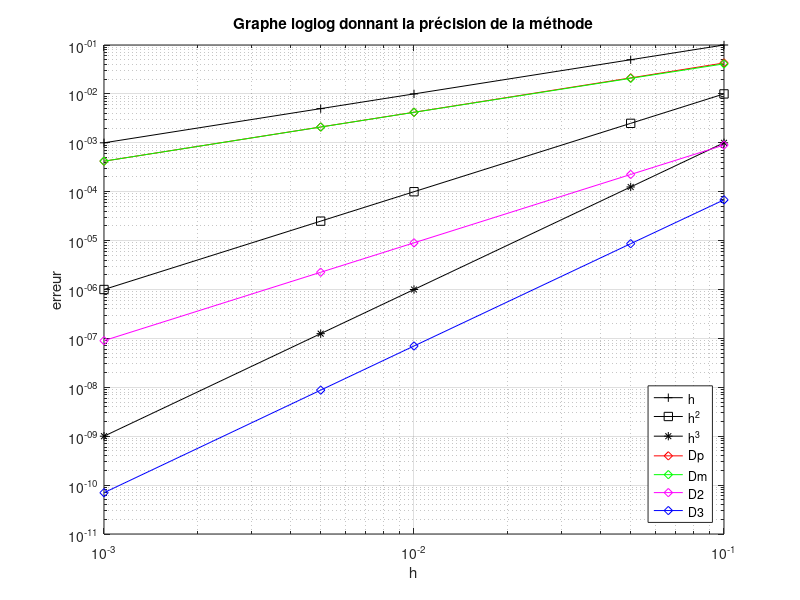

The MATLAB script that drew this image:
function TP1

close all
format long

nn=5;

err_Dp=zeros(1,nn);
err_Dm=zeros(1,nn);
err_D2=zeros(1,nn);
err_D3=zeros(1,nn);

od_Dp=zeros(1,nn-1);
od_Dm=zeros(1,nn-1);
od_D2=zeros(1,nn-1);
od_D3=zeros(1,nn-1);

Cp=0;
Cm=0;
C2=0;
C3=0;

h=[10^(-1),5*10^(-2),10^(-2),5*10^(-3),10^(-3)];

for i=1:nn
    Dp=(sin(1+h(i))-sin(1))/h(i);
    Dm=(sin(1)-sin(1-h(i)))/h(i);
    D2=(sin(1+h(i))-sin(1-h(i)))/(2*h(i));
    D3=(2*sin(1+h(i))+3*sin(1)-6*sin(1-h(i))+sin(1-2*h(i)))/(6*h(i));

    L=cos(1);

    err_Dp(i)=Dp-L;
    err_Dm(i)=Dm-L;
    err_D2(i)=D2-L;
    err_D3(i)=D3-L;
    
    Cp=Cp+err_Dp(i)/h(i);
    Cm=Cm+err_Dm(i)/h(i);
    C2=C2+err_D2(i)/h(i)^2;
    C3=C3+err_D3(i)/h(i)^3;
    
    if (i>1)
        od_Dp(i-1)=log(err_Dp(i-1)/err_Dp(i))/log(h(i-1)/h(i));
        od_Dm(i-1)=log(err_Dm(i-1)/err_Dm(i))/log(h(i-1)/h(i));
        od_D2(i-1)=log(err_D2(i-1)/err_D2(i))/log(h(i-1)/h(i));
        od_D3(i-1)=log(err_D3(i-1)/err_D3(i))/log(h(i-1)/h(i));
    end
end

Cp=Cp/nn
Cm=Cm/nn
C2=C2/nn
C3=C3/nn

loglog(h,h,'k-+',h,h.^2,'k-s',h,h.^3,'k-*',h,abs(err_Dp),'r-d',h,abs(err_Dm),'g-d',h,abs(err_D2),'m-d',h,abs(err_D3),'b-d');
grid on;
xlabel('h');
ylabel('erreur');
title('Graphe loglog donnant la précision de la méthode');
legend('h','h^2','h^3','Dp','Dm','D2','D3','Location','southeast');

coef_Dp=polyfit(log(h),log(abs(err_Dp)),1);
coef_Dm=polyfit(log(h),log(abs(err_Dm)),1);
coef_D2=polyfit(log(h),log(abs(err_D2)),1);
coef_D3=polyfit(log(h),log(abs(err_D3)),1);

pente_Dp=coef_Dp(1)
pente_Dm=coef_Dm(1)
pente_D2=coef_D2(1)
pente_D3=coef_D3(1)

od_Dp
od_Dm
od_D2
od_D3

end
